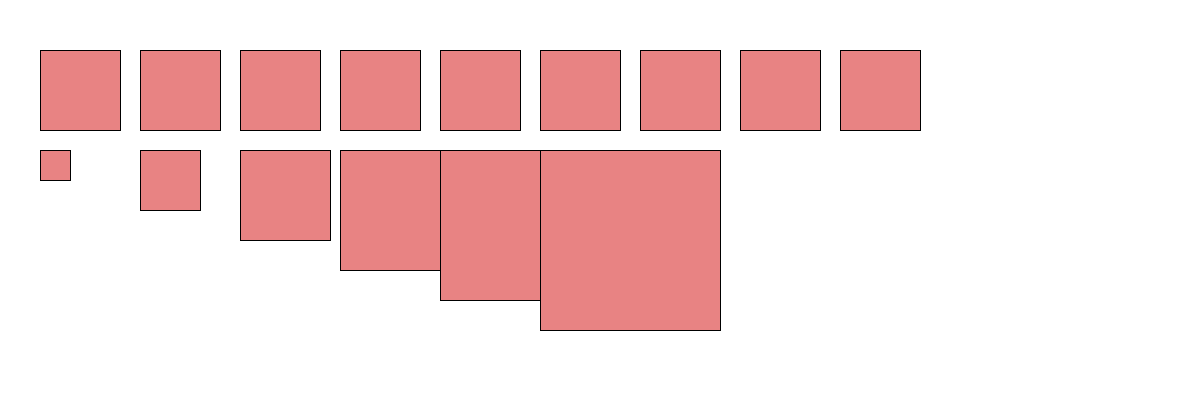
Frame 1 (no input)
Frame 60 (the mouse pressed at the canvas centre just before this capture): identical to frame 1, image omitted
Frame 120 (the mouse held since frame 60 and released just before this capture): identical to frame 1, image omitted

The Processing sketch that drew this single still picture (run headless with seeded random() and noise(); from frame 60 on, the mouse is pressed at the canvas centre):

// Processing sketch: ForLoops
// ── ForLoops.pde
void setup() {
  size (1200,400);
  background(#FFFFFF);
  fill(#E88383);
}

void draw() {
  
  for (int i = 0; i < 9; i++) {
    rect( 40 + 100 * i, 50, 80, 80);
  }
  
  for (int i = 0; i < 6; i++) {
    rect( 40 + 100 * i, 150, 30*(i+1), 30*(i+1));
  }
}
